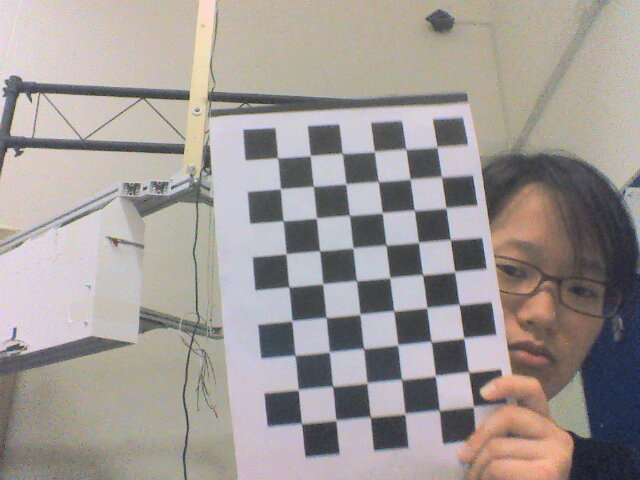
//> input picture img/c0_1.jpg, 640 x 480 px, given in place of the camera
$ ./calibration   (built with g++ and OpenCV 4, older OpenCV classes emulated)
//> lines starting //> are read from the running program, lines starting //| are printed output that depends on the picture; after the words box and inside, x2 and y2 are one past the last pixel; in counts of white or black regions, pixels touching at a corner belong together
### Global.h
// singleton class
// share the location
#include <opencv2/imgproc/imgproc.hpp>
#include <pthread.h>
#include "StereoView.h"

class Global {

private:

    // eye position from EyeTracking class
    cv::Point *position;
    // depth image generated from StereoView class
    cv::Mat *depthImg;

    // raw image from the camera, default use the cam0
    cv::Mat *rawImg;

    pthread_mutex_t start;
    // eye position from EyeTracking class
    // share with Cube class to compute the dynamic view matrix
    // [7 lines left out: function Global, not called in this run]

    // TODO: delete the space generated by new
public:
    // [16 lines left out: functions getInstance, setPosition, setPosition, not called in this run]

    inline cv::Point getPosition() {
        return *position;
    }

    inline void setRawImg(cv::Mat& raw) {
        *rawImg = raw;
    }

    // TODO: test reference or copyTo ?
    // [11 lines left out: functions setDepthImg, getDepthData, not called in this run]
};

### Cube.h
/*
 * cube class for openGL cube
 * interact to change the camera position
 *
 *
 */
#pragma once

#include <stdio.h>
#include <stdlib.h>

#include <GL/glew.h>

#include <GLFW/glfw3.h>

#include <glm/glm.hpp>
#include <glm/gtc/matrix_transform.hpp>
#include <glm/gtx/rotate_vector.hpp>


class Cube {
private:
    GLFWwindow* window;

    float horizontalAngle = 3.14f;
    float verticalAngle = 0.0f;
    float initialFoV = 45.0f;

public:
    Cube(){};
    int run();
    int setViewMatrix();
};

### StereoView.h
#pragma once

#include <iostream>
#include <string>

#include "opencv2/opencv.hpp"
#include "opencv2/calib3d/calib3d.hpp"

#define CAMERA_NUM 2
#define CAMERA_WIDTH 640
#define CAMERA_HEIGHT 480

class StereoView {
private:
    cv::VideoCapture cameras[CAMERA_NUM];
    cv::StereoBM sbm;

    // calibration parameters for cameras;
    cv::Mat cameraMat[CAMERA_NUM];
    cv::Mat distCoeffMat[CAMERA_NUM];

    int cameraCalibrationSetup();
    int cameraSetup();
    int loadConfiguration();

public:
    // [6 lines left out: function StereoView, not called in this run]
    inline cv::StereoBM getSbm() {
        return sbm;
    }
    void run();
    int showDepthData(cv::Mat& imgLeft, cv::Mat& imgRight);
};

### Calibration.h
#include <iostream>
#include <sstream>
#include <string>
#include <time.h>
#include <stdio.h>
#include <pthread.h>

#include <opencv2/core/core.hpp>
#include <opencv2/imgproc/imgproc.hpp>
#include <opencv2/calib3d/calib3d.hpp>
#include <opencv2/highgui/highgui.hpp>

#ifndef _CRT_SECURE_NO_WARNINGS
# define _CRT_SECURE_NO_WARNINGS
#endif


class Calibration {
public:
    Calibration(){};
    int setup(int cameraNo);

};

### calibration.cpp
/*
 * camera calibration
 * reference: opencv sample code
 * opencv-2.4.9/samples/cpp/tutorial_code/calib3d/
 * camera_calibration/camera_calibration.cpp
 * calibration from live camera
 */

#include "Calibration.h"
#include "StereoView.h"

using namespace cv;
using namespace std;

enum {DETECTION = 0, CAPTURING = 1, CALIBRATED = 2};

class Settings {
public:
    Settings(): goodInput(false) {}
    enum InputType {INVALID, CAMERA, VIDEO_FILE, IMAGE_LIST};

    // [17 lines left out: function write, not called in this run]

    void read(const FileNode& node) {       //Read serialization for this class
        node["BoardSize_Width" ] >> boardSize.width;
        node["BoardSize_Height"] >> boardSize.height;
        node["Square_Size"]  >> squareSize;
        node["Calibrate_NrOfFrameToUse"] >> nrFrames;
        node["Calibrate_FixAspectRatio"] >> aspectRatio;
        node["Write_DetectedFeaturePoints"] >> bwritePoints;
        node["Write_extrinsicParameters"] >> bwriteExtrinsics;
        node["Write_outputFileName"] >> outputFileName;
        node["Calibrate_AssumeZeroTangentialDistortion"] >> calibZeroTangentDist;
        node["Calibrate_FixPrincipalPointAtTheCenter"] >> calibFixPrincipalPoint;
        node["Input_FlipAroundHorizontalAxis"] >> flipVertical;
        node["Show_UndistortedImage"] >> showUndistorsed;
        node["Input"] >> input;
        node["Input_Delay"] >> delay;
        interpret();
    }

    void interpret() {
        goodInput = true;
        if (boardSize.width <= 0 || boardSize.height <= 0) {
            cerr << "Invalid Board size: " << boardSize.width << " "
                 << boardSize.height << endl;
            goodInput = false;
        }
        if (squareSize <= 10e-6) {
            cerr << "Invalid square size " << squareSize << endl;
            goodInput = false;
        }
        if (nrFrames <= 0) {
            cerr << "Invalid number of frames " << nrFrames << endl;
            goodInput = false;
        }

        // default input camera
        if (input.empty()) {      // Check for valid input
            inputType = INVALID;
        } else {
            // default input Type camera
            inputType = CAMERA;
            if (inputType == CAMERA) {
                inputCapture.open(cameraID);
            }
        }
        if (inputType == INVALID) {
            cerr << "Input is invalid here" << input;
            goodInput = false;
        }
        flag = 0;
        if(calibFixPrincipalPoint) flag |= CV_CALIB_FIX_PRINCIPAL_POINT;
        if(calibZeroTangentDist)   flag |= CV_CALIB_ZERO_TANGENT_DIST;
        if(aspectRatio)            flag |= CV_CALIB_FIX_ASPECT_RATIO;
        atImageList = 0;
    }

    Mat nextImage() {
        Mat result;
        if (inputCapture.isOpened()) {
            Mat view0;
            inputCapture >> view0;
//> view0 is the input picture: 480 rows x 640 cols, CV_8UC3; mean B, G, R 150.4, 153.4, 160.1
            view0.copyTo(result);
        }
        else if (atImageList < (int)imageList.size() ) {
            result = imread(imageList[atImageList++], CV_LOAD_IMAGE_COLOR);
        }
        return result;
    }

    // [13 lines left out: function readStringList, not called in this run]

// default pattern: CHESSBOARD
public:
    Size boardSize;
    float squareSize;
    int nrFrames;
    float aspectRatio;
    int delay;                 // In case of a video input
    bool bwritePoints;         //  Write detected feature points
    bool bwriteExtrinsics;     // Write extrinsic parameters
    bool calibZeroTangentDist; // Assume zero tangential distortion
    bool calibFixPrincipalPoint;// Fix the principal point at the center
    bool flipVertical;         // Flip the captured images around the horizontal axis
    string outputFileName;      // The name of the file where to write
    bool showUndistorsed;       // Show undistorted images after calibration
    string input;
    int cameraID;
    vector<string> imageList;
    int atImageList;
    VideoCapture inputCapture;
    InputType inputType;
    bool goodInput;
    int flag;
private:
    string patternToUse;
};

static void read(const FileNode& node, Settings& x,
                 const Settings& default_value = Settings()) {
    if(node.empty())
        x = default_value;
    else
        x.read(node);
}

// [148 lines left out: functions computeReprojectionErrors, calcBoardCornerPositions, runCalibration, saveCameraParams, runCalibrationAndSave, not called in this run]


// calibrate for camera 0 and 1
int Calibration::setup(int cameraNo) {
    Settings s;
    // default configuration file for camera use
    const string inputSettingsFile = "res/default.xml";

    string windowName = "Camera";
    string indexStr = std::to_string(cameraNo);
    windowName += indexStr;

    FileStorage fs(inputSettingsFile, FileStorage::READ);
    if (!fs.isOpened()) {
        cout << "Could not open the configuration file: \""
             << inputSettingsFile
             << "\"" << endl;
    }
    fs["Settings"] >> s;
    fs.release();

    // set up camera id
    s.cameraID = cameraNo;
    // set up output file name
    s.outputFileName = windowName + "config.xml";

    s.interpret();

    if (!s.goodInput) {
        cout << "Invalid input detected. Application stopping." << endl;
        return -1;
    }

    vector< vector<Point2f> > imagePoints;
    Mat cameraMatrix, distCoeffs;
    Size imageSize;
    int mode = s.inputType == Settings::IMAGE_LIST? CAPTURING : DETECTION;
    clock_t prevTimestamp = 0;
    const Scalar RED(0, 0, 255), GREEN(0, 255, 0);
    const char ESC_KEY = 27;

    for (int i = 0; ; i++) {
        Mat view;
        bool blinkOutput = false;

        view = s.nextImage();

        if (mode == CAPTURING && imagePoints.size() >= (unsigned)s.nrFrames) {
            if (runCalibrationAndSave(s, imageSize, cameraMatrix, distCoeffs,
                                      imagePoints)) {
                mode = CALIBRATED;
            } else {
                mode = DETECTION;
            }
        }

        if (view.empty()) {
            if (imagePoints.size() > 0) {
                runCalibrationAndSave(s, imageSize,
                                      cameraMatrix, distCoeffs, imagePoints);
            }
            break;
        }

        imageSize = view.size();
//> imageSize = Size(640, 480)

        if (s.flipVertical) {
            flip(view, view, 0);
        }

        vector<Point2f> pointBuf;
        bool found;
        found = findChessboardCorners(view, s.boardSize, pointBuf,
                                      CV_CALIB_CB_ADAPTIVE_THRESH
                                      | CV_CALIB_CB_FAST_CHECK
                                      | CV_CALIB_CB_NORMALIZE_IMAGE);
//> found = false; pointBuf = empty
        // pattern: chessboard
        if (found) {
            Mat viewGray;
            cvtColor(view, viewGray, COLOR_BGR2GRAY);
            cornerSubPix(viewGray, pointBuf, Size(11,11),
                         Size(-1,-1),
                         TermCriteria( CV_TERMCRIT_EPS+CV_TERMCRIT_ITER,
                                       30, 0.1));

            // for camera only
            if(mode == CAPTURING &&
               (!s.inputCapture.isOpened()
                || clock() - prevTimestamp > s.delay*1e-3*CLOCKS_PER_SEC)) {
                imagePoints.push_back(pointBuf);
                prevTimestamp = clock();
                blinkOutput = s.inputCapture.isOpened();
            }
            drawChessboardCorners(view, s.boardSize, Mat(pointBuf), found);
        }

        // Output Text
        string msg = (mode == CAPTURING) ? "100/100":
            mode == CALIBRATED ? "Calibrated" : "Press 'g' to start";
        int baseLine = 0;
        Size textSize = getTextSize(msg, 1, 1, 1, &baseLine);
        Point textOrigin(view.cols - 2 * textSize.width - 10,
                         view.rows - 2 * baseLine - 10);
//> textOrigin = Point(332, 458)
        if (mode == CAPTURING) {
            if(s.showUndistorsed)
                msg = format("%d/%d Undist", (int)imagePoints.size(),
                             s.nrFrames);
            else
                msg = format("%d/%d", (int)imagePoints.size(), s.nrFrames);
        }
        putText(view, msg, textOrigin, 1, 1, mode == CALIBRATED? GREEN : RED);
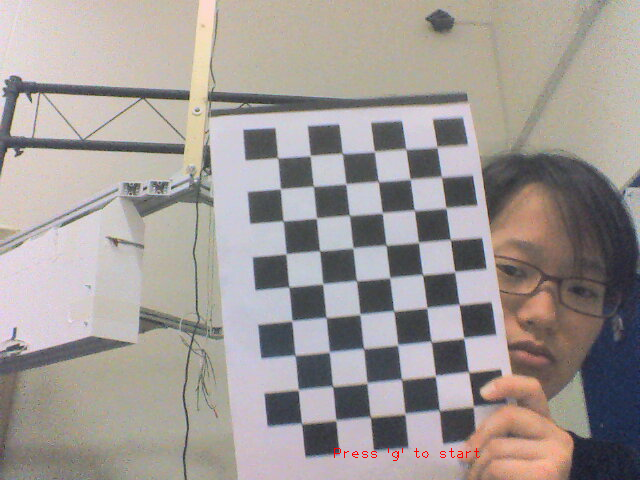
//> view: 480 rows x 640 cols, CV_8UC3; 0.08% of pixels changed, all inside (x1, y1, x2, y2) = (334, 448, 480, 461)

        if( blinkOutput )
            bitwise_not(view, view);
        // display video calibrated and undistorted
        if(mode == CALIBRATED && s.showUndistorsed) {
            Mat temp = view.clone();
            undistort(temp, view, cameraMatrix, distCoeffs);
        }
        cv::imshow(windowName, view);
        char key = (char)waitKey(s.inputCapture.isOpened() ? 50 : s.delay);
//> the key 'u' is pressed
//> the key 'g' is pressed
//> in setup, `putText(view, msg, textOrigin, 1, 1, mode == CALIBRATED? GREEN : RED);`: view: 480 rows x 640 cols, CV_8UC3; 69 pixels changed, all inside (x1, y1, x2, y2) = (490, 447, 527, 460)
//> the 'q' key is pressed

        if (key == ESC_KEY || key == 'q' || key == 'Q') {
            break;
        }
        if (key == 'u' && mode == CALIBRATED) {
            s.showUndistorsed = !s.showUndistorsed;
        }
        if (s.inputCapture.isOpened() && key == 'g') {
            mode = CAPTURING;
            imagePoints.clear();
        }
    }

    // Show the undistorted image for the image list
    // default image list


    if (s.inputType == Settings::IMAGE_LIST && s.showUndistorsed) {
        Mat view, rview, map1, map2;
        initUndistortRectifyMap(cameraMatrix, distCoeffs, Mat(),
                                getOptimalNewCameraMatrix(cameraMatrix,
                                                          distCoeffs, imageSize,
                                                          1, imageSize, 0),
                                imageSize, CV_16SC2, map1, map2);

        for (int i = 0; i < (int)s.imageList.size(); i++) {
            view = imread(s.imageList[i], 1);
            if(view.empty())
                continue;
            remap(view, rview, map1, map2, INTER_LINEAR);
            imshow(windowName, rview);
            char c = (char)waitKey();
            if (c  == ESC_KEY || c == 'q' || c == 'Q') break;
        }
    }
    return 0;
}

// thread id same to camera id
// [7 lines left out: function calibrate, not called in this run]
/*
 * may have several threads for different camera calibrations
 */
int main(int argc, char* argv[]) {

    // [36 lines of commented-out code are left out]
    int cameraNo = 0;

    if (argc == 2) {
        if (*argv[1] < '9' && *argv[1] >= '0') {
            cameraNo = *argv[1] - '0';
        }
    }
    Calibration test;
    test.setup(cameraNo);
    return 0;
}

$ run again, on img/c0_10.jpg
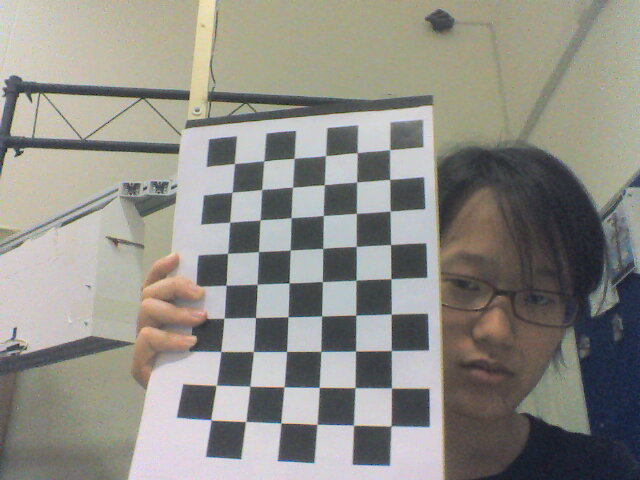
//> input picture img/c0_10.jpg, 640 x 480 px, given in place of the camera
//> in nextImage, view0 is the input picture: 480 rows x 640 cols, CV_8UC3; mean B, G, R 134, 140.7, 142.2
//> found = false; pointBuf = empty
//> in setup, `putText(view, msg, textOrigin, 1, 1, mode == CALIBRATED? GREEN : RED);`:
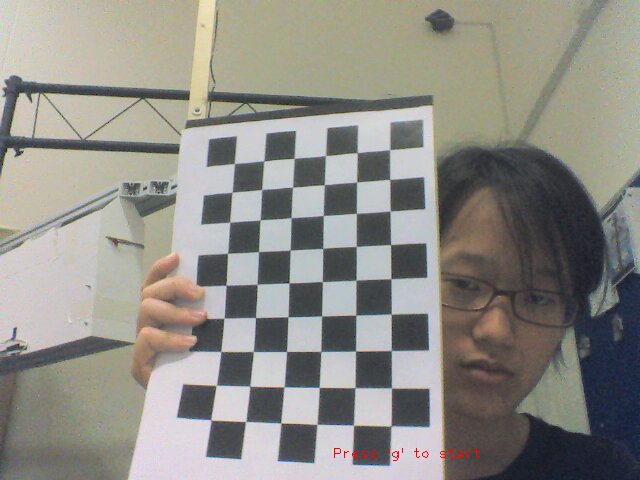
//> view: 480 rows x 640 cols, CV_8UC3; 0.08% of pixels changed, all inside (x1, y1, x2, y2) = (334, 448, 480, 461)
//> view: 480 rows x 640 cols, CV_8UC3; 69 pixels changed, all inside (x1, y1, x2, y2) = (490, 447, 527, 460)

$ run again, on img/c0_3.jpg
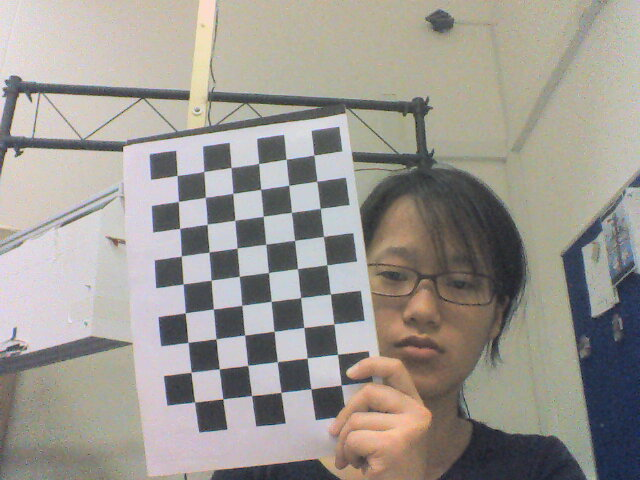
//> input picture img/c0_3.jpg, 640 x 480 px, given in place of the camera
//> in nextImage, view0 is the input picture: 480 rows x 640 cols, CV_8UC3; mean B, G, R 145.5, 151.6, 155.9
//> found = false; pointBuf = empty
//> in setup, `putText(view, msg, textOrigin, 1, 1, mode == CALIBRATED? GREEN : RED);`:
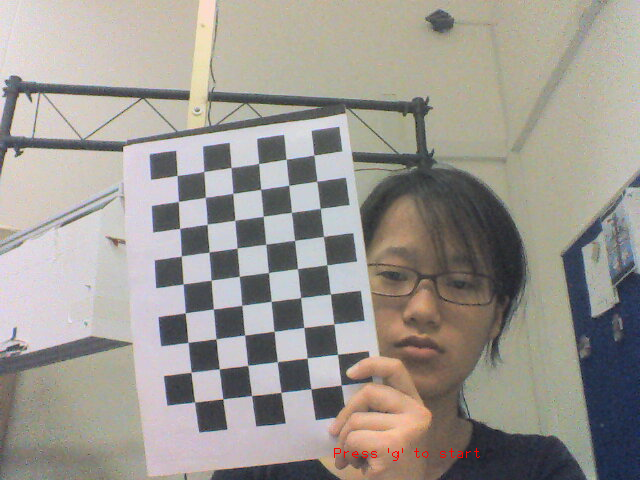
//> view: 480 rows x 640 cols, CV_8UC3; 0.08% of pixels changed, all inside (x1, y1, x2, y2) = (334, 448, 480, 461)
//> view: 480 rows x 640 cols, CV_8UC3; 69 pixels changed, all inside (x1, y1, x2, y2) = (490, 447, 527, 460)

$ run again, on img/c0_4.jpg
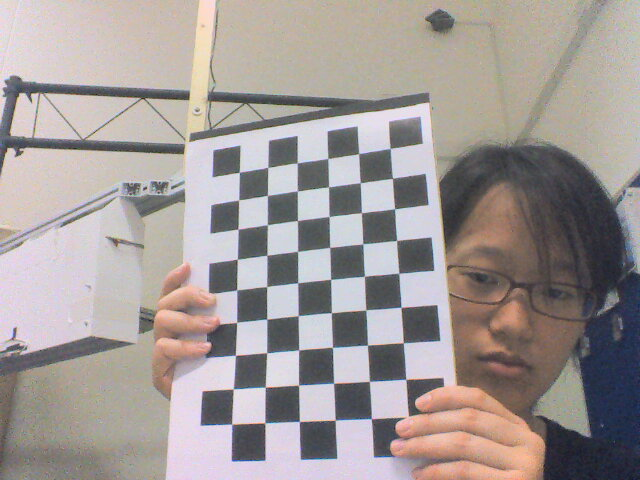
//> input picture img/c0_4.jpg, 640 x 480 px, given in place of the camera
//> in nextImage, view0 is the input picture: 480 rows x 640 cols, CV_8UC3; mean B, G, R 151.1, 153.1, 161
//> found = false; pointBuf = empty
//> in setup, `putText(view, msg, textOrigin, 1, 1, mode == CALIBRATED? GREEN : RED);`:
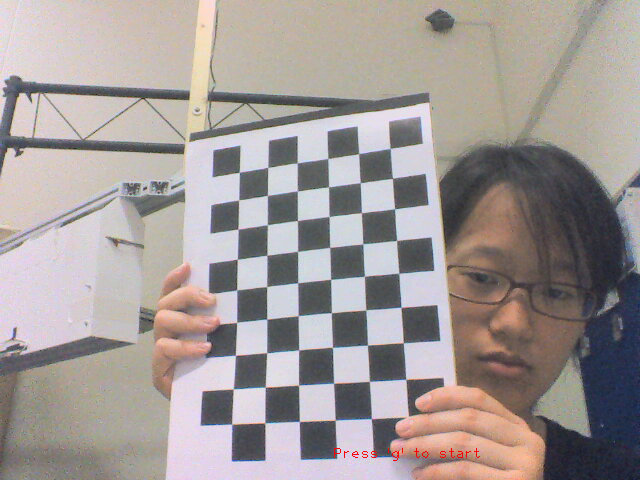
//> view: 480 rows x 640 cols, CV_8UC3; 0.08% of pixels changed, all inside (x1, y1, x2, y2) = (334, 448, 480, 461)
//> view: 480 rows x 640 cols, CV_8UC3; 69 pixels changed, all inside (x1, y1, x2, y2) = (490, 447, 527, 460)
